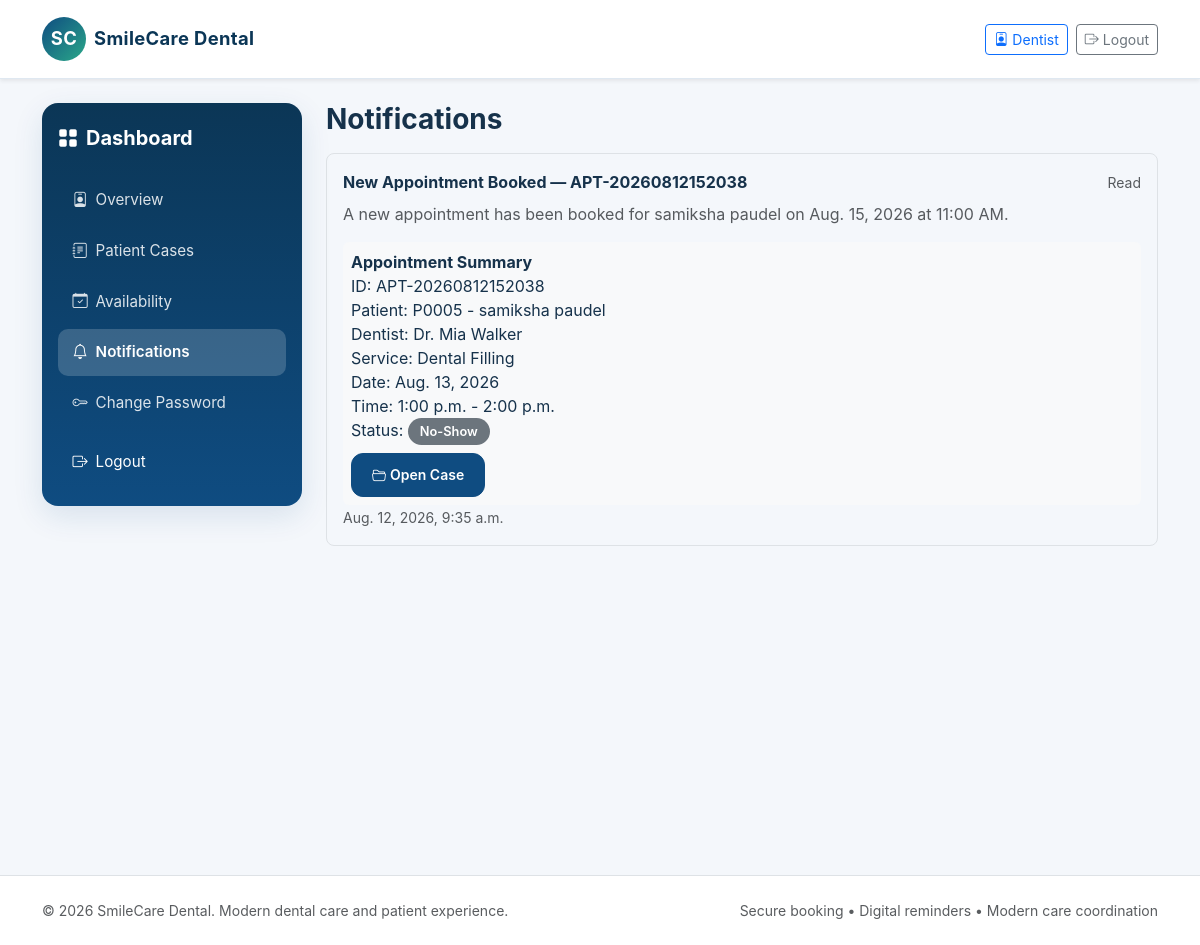
Screenshot of /notifications/ (signed in) with the database file from the repository.
### reminders/models.py (models this page shows, shortened)
class Notification(models.Model):
    user = models.ForeignKey(settings.AUTH_USER_MODEL, related_name='notifications', on_delete=models.CASCADE)
    appointment = models.ForeignKey(Appointment, related_name='notifications_appt', null=True, blank=True, on_delete=models.CASCADE)
    title = models.CharField(max_length=100)
    message = models.TextField()
    notification_type = models.CharField(max_length=50, default='info')
    is_read = models.BooleanField(default=False)
    created_at = models.DateTimeField(auto_now_add=True)

### appointments/models.py (models this page shows, shortened)
class Appointment(models.Model):
    STATUS_CHOICES = (
        ('Pending', 'Pending'),
        ('Confirmed', 'Confirmed'),
        ('Checked-In', 'Checked-In'),
        ('Completed', 'Completed'),
        ('Cancelled', 'Cancelled'),
        ('Rescheduled', 'Rescheduled'),
        ('No-Show', 'No-Show'),
    )
    appointment_id = models.CharField(max_length=20, unique=True)
    patient = models.ForeignKey(Patient, related_name='appointments', on_delete=models.CASCADE)
    dentist = models.ForeignKey(Dentist, related_name='appointments', on_delete=models.CASCADE)
    service = models.ForeignKey(DentalService, related_name='appointments', on_delete=models.CASCADE)
    appointment_date = models.DateField()
    start_time = models.TimeField()
    end_time = models.TimeField()
    reason = models.CharField(max_length=200)
    notes = models.TextField(blank=True)
    status = models.CharField(max_length=20, choices=STATUS_CHOICES, default='Pending')
    cancellation_reason = models.TextField(blank=True)
    cancelled_at = models.DateTimeField(null=True, blank=True)
    created_at = models.DateTimeField(auto_now_add=True)
    updated_at = models.DateTimeField(auto_now=True)
    class Meta:
        constraints = [
            models.CheckConstraint(condition=Q(end_time__gt=F('start_time')), name='check_appointment_times'),
        ]

### patients/models.py (models this page shows)
class Patient(models.Model):
    GENDER_CHOICES = (
        ('M', 'Male'),
        ('F', 'Female'),
        ('O', 'Other'),
    )
    patient_id = models.CharField(max_length=20, unique=True)
    user = models.OneToOneField(settings.AUTH_USER_MODEL, on_delete=models.CASCADE)
    date_of_birth = models.DateField(null=True, blank=True)
    gender = models.CharField(max_length=1, choices=GENDER_CHOICES, blank=True)
    phone = models.CharField(max_length=20, blank=True)
    address = models.TextField(blank=True)
    emergency_contact = models.CharField(max_length=100, blank=True)
    emergency_contact_phone = models.CharField(max_length=20, blank=True)
    medical_notes = models.TextField(blank=True)
    allergies = models.TextField(blank=True)
    created_at = models.DateTimeField(auto_now_add=True)
    updated_at = models.DateTimeField(auto_now=True)
    class Meta:
        ordering = ['-created_at']
    def __str__(self):
        return f"{self.patient_id} - {self.user.get_full_name() or self.user.username}"

### accounts/models.py (models this page shows, shortened)
class User(AbstractUser):
    ROLE_CHOICES = (
        ('patient', 'Patient'),
        ('staff', 'Staff'),
        ('dentist', 'Dentist'),
        ('admin', 'Admin'),
    )
    ACCOUNT_STATUS_CHOICES = (
        ('pending', 'Pending'),
        ('approved', 'Approved'),
        ('rejected', 'Rejected'),
    )
    role = models.CharField(max_length=20, choices=ROLE_CHOICES, default='patient')
    phone = models.CharField(max_length=20, blank=True)
    account_status = models.CharField(max_length=20, choices=ACCOUNT_STATUS_CHOICES, default='approved')
    def is_patient(self):
        return self.role == 'patient'
    def is_staff_role(self):
        return self.role in {'staff', 'admin'}
    def is_dentist(self):
        return self.role == 'dentist'
    def is_admin(self):
        return self.role == 'admin'
    def is_dentist_approved(self):
        return self.is_dentist() and self.is_active and self.account_status == 'approved'

### dentists/models.py (models this page shows, shortened)
class Dentist(models.Model):
    dentist_id = models.CharField(max_length=20, unique=True)
    user = models.OneToOneField(settings.AUTH_USER_MODEL, on_delete=models.CASCADE)
    specialization = models.CharField(max_length=100)
    license_number = models.CharField(max_length=50, unique=True)
    phone = models.CharField(max_length=20, blank=True)
    biography = models.TextField(blank=True)
    years_of_experience = models.PositiveIntegerField(default=0)
    profile_photo = models.CharField(max_length=200, blank=True)
    active = models.BooleanField(default=True)
    created_at = models.DateTimeField(auto_now_add=True)

### services/models.py (models this page shows, shortened)
class DentalService(models.Model):
    name = models.CharField(max_length=100)
    description = models.TextField(blank=True)
    duration = models.PositiveIntegerField(help_text='Duration in minutes')
    price = models.DecimalField(max_digits=8, decimal_places=2, default=0)
    active = models.BooleanField(default=True)
    created_at = models.DateTimeField(auto_now_add=True)
    class Meta:
        ordering = ['name']

### dashboard/views.py (the view)
# urls.py: path('notifications/', notifications_view, name='notifications'),
@login_required
def notifications_view(request):
    notifications = Notification.objects.filter(user=request.user).order_by('-created_at')
    unread_count = notifications.filter(is_read=False).count()
    return render(request, 'dashboard/notifications.html', {
        'notifications': notifications,
        'unread_count': unread_count,
    })

### appointments/templatetags/status_tags.py (called while the page is built)
@register.filter
def status_badge_class(status):
    return STATUS_CLASS_MAP.get(status, 'pill-secondary')

### reminders/templatetags/notifications_tags.py (called while the page is built)
@register.simple_tag(takes_context=True)
def unread_notifications_count(context):
    request = context.get('request')
    if not request or not request.user.is_authenticated:
        return 0
    return Notification.objects.filter(user=request.user, is_read=False).count()

### templates/dashboard/notifications.html (shortened to what this page needs)
{% extends 'base.html' %}
{% load status_tags %}
{% block content %}
<div class="dashboard-shell">
    {% include 'dashboard/_sidebar.html' %}
    <div class="main-panel">
    <div class="d-flex justify-content-between align-items-center mb-3">
        <h3 class="fw-bold mb-0">Notifications</h3>
    </div>
    <div class="d-flex flex-column gap-3">
        {% for notification in notifications %}
        <div class="border rounded-3 p-3 notification-open" data-pk="{{ notification.pk }}" data-is-read="{{ notification.is_read|yesno:"true,false" }}" data-has-appointment="{% if notification.appointment %}true{% else %}false{% endif %}" data-title="{{ notification.title|escape }}" data-message="{{ notification.message|escape }}" {% if notification.appointment %}data-appointment-url="{% url 'appointment_detail' notification.appointment.pk %}" data-appointment-id="{{ notification.appointment.appointment_id|escape }}" data-appointment-patient="{{ notification.appointment.patient|escape }}" data-appointment-dentist="Dr. {{ notification.appointment.dentist.user.get_full_name|default:notification.appointment.dentist.user.username|escape }}" data-appointment-service="{{ notification.appointment.service.name|escape }}" data-appointment-date="{{ notification.appointment.appointment_date|date:'M. d, Y' }}" data-appointment-time="{{ notification.appointment.start_time|time:'g:i a' }} - {{ notification.appointment.end_time|time:'g:i a' }}" data-appointment-status="{{ notification.appointment.status|escape }}" data-appointment-notes="{{ notification.appointment.notes|default_if_none:''|escape }}"{% endif %}>
            <div class="d-flex justify-content-between align-items-start">
                <div>
                    <strong>{{ notification.title }}</strong>
                </div>
                <div>
                    {% if not notification.is_read %}
                    <form method="post" action="{% url 'mark_notification_read' notification.pk %}">
                        {% csrf_token %}
                        <button class="btn btn-sm btn-outline-primary">Mark as read</button>
                    </form>
                    {% else %}
                    <span class="text-muted small">Read</span>
                    {% endif %}
                </div>
            </div>
            <div class="text-muted mt-2 notif-message">{{ notification.message }}</div>
            {% if notification.appointment %}
            <div class="mt-3 p-2 bg-light rounded">
                <strong>Appointment Summary</strong>
                <div>ID: {{ notification.appointment.appointment_id }}</div>
                <div>Patient: {{ notification.appointment.patient }}</div>
                <div>Dentist: Dr. {{ notification.appointment.dentist.user.get_full_name|default:notification.appointment.dentist.user.username }}</div>
                <div>Service: {{ notification.appointment.service.name }}</div>
                <div>Date: {{ notification.appointment.appointment_date|date:"M. d, Y" }}</div>
                <div>Time: {{ notification.appointment.start_time|time:"g:i a" }} - {{ notification.appointment.end_time|time:"g:i a" }}</div>
                <div>Status: <span class="pill {{ notification.appointment.status|status_badge_class }}">{{ notification.appointment.status }}</span></div>
                <div class="mt-2"><a href="{% url 'appointment_detail' notification.appointment.pk %}" class="btn btn-sm btn-primary"><i class="bi bi-folder2-open me-1"></i>Open Case</a></div>
            </div>
            {% endif %}
            <small class="text-muted">{{ notification.created_at }}</small>
        </div>
        {% empty %}
        <div class="empty-state">No notifications yet.</div>
        {% endfor %}
    </div>
</div>
{% endblock %}

### static/css/style.css (style rules this page uses)
:root { --primary: #0f4c81; --primary-dark: #0b3656; --accent: #2aa889; --warning: #f4a259; --danger: #d94b4b; --text: #16324b; --muted: #69819b; --bg: #f4f7fb; --card: #ffffff; --border: #dfe8f1; }
body { font-family: Inter, -apple-system, BlinkMacSystemFont, "Segoe UI", Roboto, sans-serif; color: var(--text); background: var(--bg); overflow-x: hidden; }
a { text-decoration: none; color: var(--primary); transition: color 0.2s ease; }
h3, .h3 { font-size: clamp(1.25rem, 2.5vw, 1.75rem); }
.dashboard-shell { display: flex; align-items: stretch; min-height: calc(100vh - 100px); gap: 1.5rem; }
.main-panel { flex: 1; min-width: 0; }
.pill { display: inline-flex; align-items: center; gap: 0.35rem; padding: 0.35rem 0.75rem; border-radius: 999px; font-size: 0.8rem; font-weight: 600; line-height: 1.2; white-space: nowrap; }
.pill-secondary { background: #6c757d; color: #fff; }
.btn-primary { background: var(--primary); border-color: var(--primary); border-radius: 0.75rem; padding: 0.6rem 1.25rem; font-weight: 600; min-height: 44px; display: inline-flex; align-items: center; justify-content: center; }

### rows the page displays
Notification: title "New Appointment Booked — APT-20260812152038", is_read "Read", message "A new appointment has been booked for samiksha paudel on Aug. 15, 2026 at 11:00 AM.", appointment.appointment_id "APT-20260812152038", appointment.patient "P0005 - samiksha paudel", appointment.dentist.user.get_full_name "Mia Walker", appointment.service.name "Dental Filling", appointment.appointment_date "Aug. 13, 2026", appointment.start_time "1:00 p.m.", appointment.end_time "2:00 p.m.", appointment.status "No-Show", created_at "Aug. 12, 2026, 9:35 a.m."
